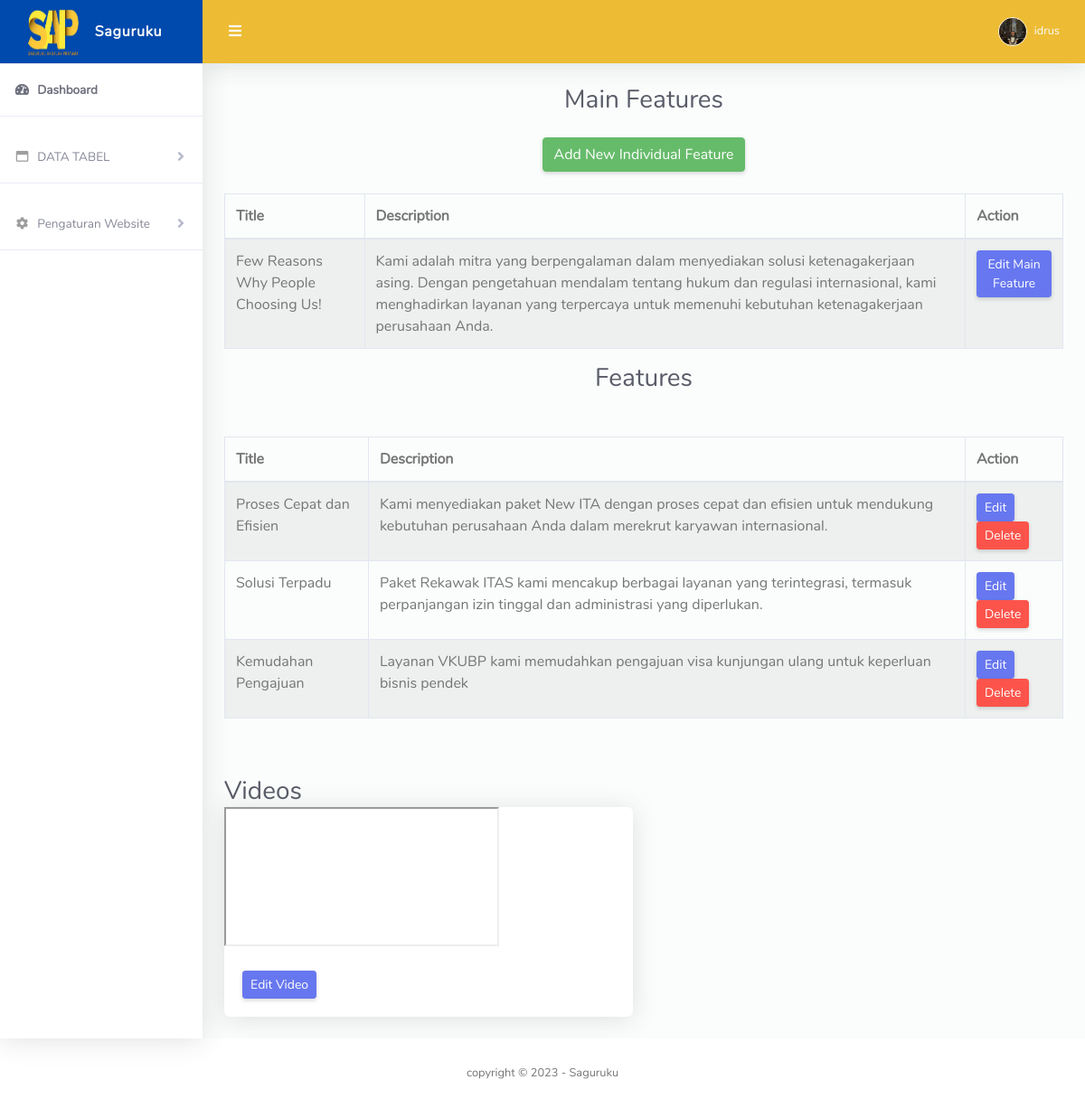
The page /admin/feature.php (signed in) on the database its author committed.
### tables this page shows
CREATE TABLE `main_features` (
  `id` int(11) NOT NULL,
  `title` varchar(255) NOT NULL,
  `description` text NOT NULL
);

CREATE TABLE `individual_features` (
  `id` int(11) NOT NULL,
  `main_feature_id` int(11) NOT NULL,
  `icon` varchar(255) NOT NULL,
  `title` varchar(255) NOT NULL,
  `description` text NOT NULL
);

CREATE TABLE `videos` (
  `id` int(11) NOT NULL,
  `youtube_url` varchar(255) NOT NULL
);

### admin/feature.php (the view)
<?php include 'include/navbar.php'; ?>
<div class="container-fluid" id="container-wrapper">
    <div class="d-sm-flex align-items-center justify-content-center mb-4">
        <h1 class="h3 mb-0 text-gray-800">Main Features</h1>
    </div>
    <div class="row justify-content-center">
        <a href="add-individual-feature.php" class="btn btn-success">Add New Individual Feature</a>
    </div>
    <div class="row justify-content-center">
        <div class="col-lg-12">
            <br>
            <table class="table table-bordered table-striped">
                <thead>
                    <tr>
                        <th>Title</th>
                        <th>Description</th>
                        <th>Action</th>
                    </tr>
                </thead>
                <tbody>
                    <?php
                    $sql = "SELECT * FROM main_features";
                    $result = mysqli_query($conn, $sql);
                    if (mysqli_num_rows($result) > 0) {
                        while ($row = mysqli_fetch_assoc($result)) {
                            ?>
                            <tr>
                                <td>
                                    <?php echo $row['title']; ?>
                                </td>
                                <td>
                                    <?php echo $row['description']; ?>
                                </td>
                                <td>
                                    <a href="edit-feature.php?id=<?php echo $row['id']; ?>" class="btn btn-primary btn-sm">Edit
                                        Main Feature</a>
                                </td>
                            </tr>
                            <?php
                        }
                    } else {
                        ?>
                        <tr>
                            <td colspan="3">No data available.</td>
                        </tr>
                        <?php
                    }
                    ?>
                </tbody>
            </table>
        </div>
    </div>
    <h1 class="h3 mb-0 text-center text-gray-800">Features</h1>
    <div class="row justify-content-center mt-5">
        <div class="col-lg-12">
            <table class="table table-bordered table-striped">
                <thead>
                    <tr>
                        <th>Title</th>
                        <th>Description</th>
                        <th>Action</th>
                    </tr>
                </thead>
                <tbody>
                    <?php
                    $sql_individual = "SELECT * FROM individual_features";
                    $result_individual = mysqli_query($conn, $sql_individual);
                    if (mysqli_num_rows($result_individual) > 0) {
                        while ($row_individual = mysqli_fetch_assoc($result_individual)) {
                            ?>
                            <tr>
                                <td>
                                    <?php echo $row_individual['title']; ?>
                                </td>
                                <td>
                                    <?php echo $row_individual['description']; ?>
                                </td>
                                <td>
                                    <a href="edit-individual-feature.php?id=<?php echo $row_individual['id']; ?>"
                                        class="btn btn-primary btn-sm">Edit</a>
                                    <a href="delete-individual-feature.php?id=<?php echo $row_individual['id']; ?>"
                                        class="btn btn-danger btn-sm"
                                        onclick="return confirm('Are you sure you want to delete this individual feature?')">Delete</a>
                                </td>
                            </tr>
                            <?php
                        }
                    } else {
                        ?>
                        <tr>
                            <td colspan="3">No individual features available.</td>
                        </tr>
                        <?php
                    }
                    ?>
                </tbody>
            </table>
        </div>
    </div>
    <div class="row justify-content-center mt-5">
        <div class="col-lg-12">
            <h1 class="h3 mb-0 text-gray-800">Videos</h1>
        </div>
        <div class="col-lg-12">
            <div class="row">
                <?php
                $sql_videos = "SELECT * FROM videos";
                $result_videos = mysqli_query($conn, $sql_videos);
                if (mysqli_num_rows($result_videos) > 0) {
                    while ($row_video = mysqli_fetch_assoc($result_videos)) {
                        $youtube_url = $row_video['youtube_url'];
                        $video_id = getYouTubeVideoId($youtube_url);
                        ?>
                        <div class="col-md-6 mb-4">
                            <div class="card">
                                <div class="custom-embed-responsive">
                                    <iframe class="embed-responsive-item"
                                        src="https://www.youtube.com/embed/<?php echo $video_id; ?>" allowfullscreen></iframe>
                                </div>
                                <div class="card-body">
                                    <a href="edit-video.php?id=<?php echo $row_video['id']; ?>"
                                        class="btn btn-primary btn-sm">Edit Video</a>
                                </div>
                            </div>
                        </div>
                        <?php
                    }
                } else {
                    echo '<div class="col-lg-12"><p>No videos available.</p></div>';
                }
                ?>
                <?php
                function getYouTubeVideoId($url)
                {
                    $parts = parse_url($url);
                    parse_str($parts['query'], $query);
                    return $query['v'];
                }
                ?>
            </div>
        </div>
    </div>
</div>
</div>
<?php include 'include/footer.php'; ?>
</body>

### admin/include/navbar.php (shortened to what this page needs)
<?php
require '../include/config.php';
if (isset($_SESSION['user_id'])) {
    $user_id = $_SESSION['user_id'];
    $sql = "SELECT username, images FROM admins WHERE id = '$user_id'";
    $result = mysqli_query($conn, $sql);
    if (mysqli_num_rows($result) > 0) {
        $row = mysqli_fetch_assoc($result);
        $username = $row['username'];
        $user_image = $row['images'];
    }
} else {
    header("Location: ../login/index.php");
    exit;
}
?>
<!DOCTYPE html>
<html lang="en">
<head>
    <link href="asset/vendor/fontawesome-free/css/all.min.css" rel="stylesheet" type="text/css">
    <link href="asset/vendor/bootstrap/css/bootstrap.min.css" rel="stylesheet" type="text/css">
    <link href="asset/css/ruang-admin.min.css" rel="stylesheet">
    <link href="asset/vendor/datatables/dataTables.bootstrap4.min.css" rel="stylesheet">
</head>
<body id="page-top">
    <div id="wrapper">
        <ul class="navbar-nav sidebar sidebar-light accordion" id="accordionSidebar">
            <a class="sidebar-brand d-flex align-items-center justify-content-center" href="index.php">
                <div class="sidebar-brand-icon">
                    <img src="asset/img/saguruku.jpg" width="60" height="55">
                </div>
                <div class="sidebar-brand-text mx-3">Saguruku</div>
            </a>
            <hr class="sidebar-divider my-0">
            <li class="nav-item active">
                <a class="nav-link" href="index.php">
                    <i class="fas fa-fw fa-tachometer-alt"></i>
                    <span>Dashboard</span></a>
            </li>
            <hr class="sidebar-divider">
            <li class="nav-item">
                <a class="nav-link collapsed" href="#" data-toggle="collapse" data-target="#collapseBootstrap" aria-expanded="true" aria-controls="collapseBootstrap">
                    <i class="far fa-fw fa-window-maximize"></i>
                    <span>DATA TABEL</span>
                </a>
            </li>
            <hr class="sidebar-divider">
            <li class="nav-item">
                <a class="nav-link collapsed" href="#" data-toggle="collapse" data-target="#collapsePengaturan" aria-expanded="true" aria-controls="collapsePengaturan">
                    <i class="fas fa-fw fa-cog"></i>
                    <span>Pengaturan Website</span>
                </a>
            </li>
            <hr class="sidebar-divider">
        </ul>
        <div id="content-wrapper" class="d-flex flex-column">
            <div id="content">
                <nav class="navbar navbar-expand navbar-light bg-navbar topbar mb-4 static-top">
                    <button id="sidebarToggleTop" class="btn btn-link rounded-circle mr-3">
                        <i class="fa fa-bars"></i>
                    </button>
                    <ul class="navbar-nav ml-auto">
                        <li class="nav-item dropdown no-arrow">
                            <a class="nav-link dropdown-toggle" href="#" id="userDropdown" role="button" data-toggle="dropdown" aria-haspopup="true" aria-expanded="false">
                                <img class="img-profile rounded-circle" src="uploads/<?php echo $user_image; ?>" style="max-width: 60px">
                                <span class="ml-2 d-none d-lg-inline text-black small">
                                    <?php echo $username; ?>
                                </span>
                            </a>
                        </li>
                    </ul>
                </nav>

### rows shown on the page
main_features: title "Few Reasons Why People Choosing Us!", description "Kami adalah mitra yang berpengalaman dalam menyediakan solusi ketenagakerjaan asing. Dengan pengetahuan mendalam tentang hukum dan regulasi internasional, kami menghadirkan layanan yang terpercaya untuk memenuhi kebutuhan ketenagakerjaan perusahaan Anda."
individual_features: title "Proses Cepat dan Efisien", description "Kami menyediakan paket New ITA dengan proses cepat dan efisien untuk mendukung kebutuhan perusahaan Anda dalam merekrut karyawan internasional."
individual_features: title "Solusi Terpadu", description "Paket Rekawak ITAS kami mencakup berbagai layanan yang terintegrasi, termasuk perpanjangan izin tinggal dan administrasi yang diperlukan."
individual_features: title "Kemudahan Pengajuan", description "Layanan VKUBP kami memudahkan pengajuan visa kunjungan ulang untuk keperluan bisnis pendek"

### other values the page prints
$username "idrus"
